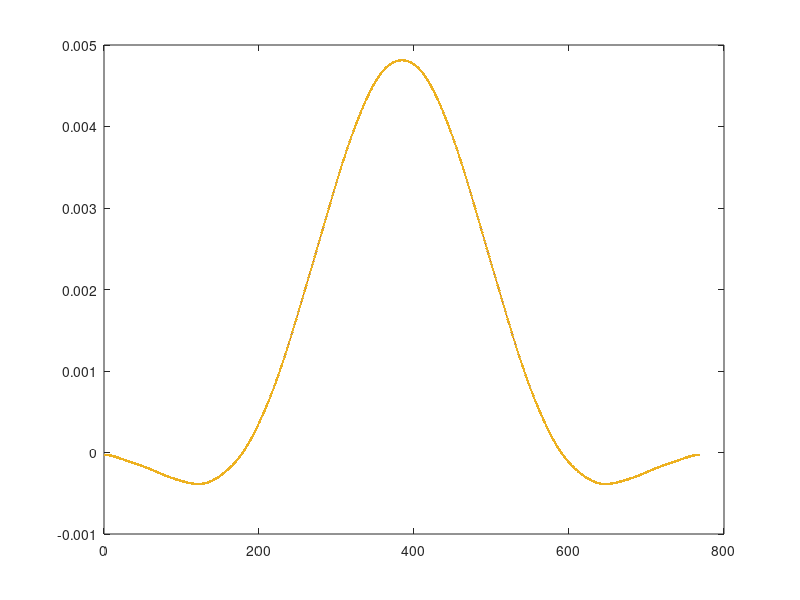
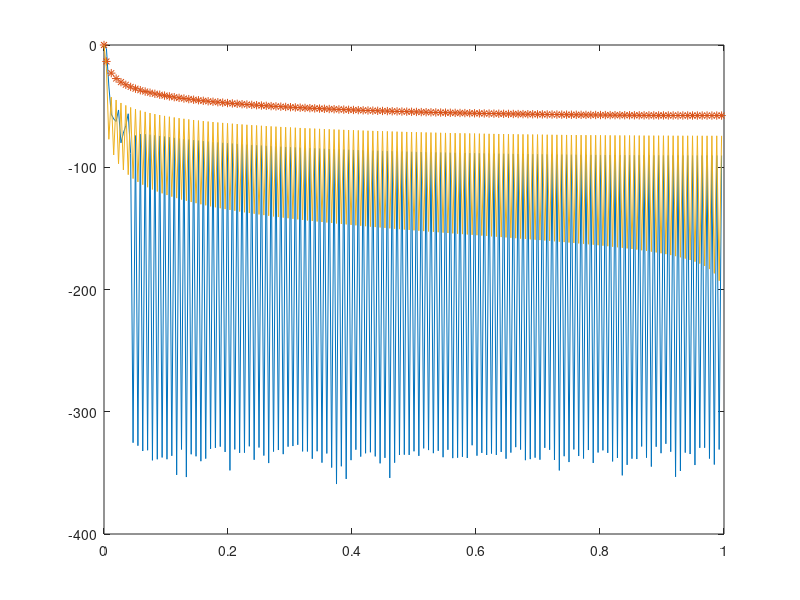

Here is the MATLAB script that generated these plots, in order:
close all;
clc;
clear all;
filter_coeff=[-0.000030328878, -0.000030577072, -0.000031071936, -0.000031810440, ...
        -0.000032788081, -0.000033998941, -0.000035435750, -0.000037089977, ...
        -0.000038951924, -0.000041010841, -0.000043255049, -0.000045672075, ...
        -0.000048248791, -0.000050971567, -0.000053826416, -0.000056799157, ...
        -0.000059875563, -0.000063041519, -0.000066283168, -0.000069587057, ...
        -0.000072940270, -0.000076330559, -0.000079746457, -0.000083177384, ...
        -0.000086613733, -0.000090046951, -0.000093469597, -0.000096875386, ...
        -0.000100259219, -0.000103617193, -0.000106946596, -0.000110245887, ...
        -0.000113514662, -0.000116753598, -0.000119964392, -0.000123149681, ...
        -0.000126312954, -0.000129458453, -0.000132591065, -0.000135716209, ...
        -0.000138839714, -0.000141967702, -0.000145106460, -0.000148262318, ...
        -0.000151441530, -0.000154650156, -0.000157893954, -0.000161178271, ...
        -0.000164507953, -0.000167887260, -0.000171319789, -0.000174808415, ...
        -0.000178355242, -0.000181961566, -0.000185627852, -0.000189353730, ...
        -0.000193137994, -0.000196978626, -0.000200872823, -0.000204817042, ...
        -0.000208807055, -0.000212838013, -0.000216904517, -0.000221000704, ...
        -0.000225120328, -0.000229256857, -0.000233403563, -0.000237553622, ...
        -0.000241700207, -0.000245836584, -0.000249956200, -0.000254052771, ...
        -0.000258120361, -0.000262153450, -0.000266147004, -0.000270096521, ...
        -0.000273998076, -0.000277848354, -0.000281644665, -0.000285384955, ...
        -0.000289067796, -0.000292692375, -0.000296258456, -0.000299766348, ...
        -0.000303216849, -0.000306611182, -0.000309950933, -0.000313237965, ...
        -0.000316474338, -0.000319662220, -0.000322803792, -0.000325901155, ...
        -0.000328956235, -0.000331970689, -0.000334945811, -0.000337882450, ...
        -0.000340780925, -0.000343640950, -0.000346461575, -0.000349241120, ...
        -0.000351977139, -0.000354666377, -0.000357304758, -0.000359887364, ...
        -0.000362408450, -0.000364861452, -0.000367239018, -0.000369533056, ...
        -0.000371734777, -0.000373834773, -0.000375823080, -0.000377689276, ...
        -0.000379422563, -0.000381011877, -0.000382445990, -0.000383713619, ...
        -0.000384803542, -0.000385704709, -0.000386406356, -0.000386898114, ...
        -0.000387170118, -0.000387213101, -0.000387018495, -0.000386578507, ...
        -0.000385886201, -0.000384935557, -0.000383721524, -0.000382240056, ...
        -0.000380488141, -0.000378463812, -0.000376166139, -0.000373595219, ...
        -0.000370752142, -0.000367638943, -0.000364258554, -0.000360614724, ...
        -0.000356711946, -0.000352555363, -0.000348150670, -0.000343504007, ...
        -0.000338621843, -0.000333510867, -0.000328177859, -0.000322629576, ...
        -0.000316872631, -0.000310913376, -0.000304757787, -0.000298411360, ...
        -0.000291879010, -0.000285164980, -0.000278272762, -0.000271205024, ...
        -0.000263963554, -0.000256549216, -0.000248961920, -0.000241200601, ...
        -0.000233263221, -0.000225146777, -0.000216847326, -0.000208360028, ...
        -0.000199679191, -0.000190798343, -0.000181710300, -0.000172407255, ...
        -0.000162880871, -0.000153122383, -0.000143122702, -0.000132872532, ...
        -0.000122362479, -0.000111583170, -0.000100525363, -0.000089180064, ...
        -0.000077538630, -0.000065592878, -0.000053335171, -0.000040758515, ...
        -0.000027856630, -0.000014624018, -0.000001056021, 0.000012851138, ...
        0.000027100327, 0.000041693485, 0.000056631617, 0.000071914809, ...
        0.000087542246, 0.000103512249, 0.000119822322, 0.000136469211, ...
        0.000153448970, 0.000170757041, 0.000188388336, 0.000206337332, ...
        0.000224598164, 0.000243164726, 0.000262030769, 0.000281190009, ...
        0.000300636218, 0.000320363327, 0.000340365516, 0.000360637298, ...
        0.000381173598, 0.000401969827, 0.000423021935, 0.000444326464, ...
        0.000465880589, 0.000487682136, 0.000509729602, 0.000532022152, ...
        0.000554559610, 0.000577342430, 0.000600371663, 0.000623648909, ...
        0.000647176257, 0.000670956213, 0.000694991628, 0.000719285612, ...
        0.000743841437, 0.000768662450, 0.000793751965, 0.000819113166, ...
        0.000844749009, 0.000870662116, 0.000896854682, 0.000923328383, ...
        0.000950084291, 0.000977122793, 0.001004443523, 0.001032045304, ...
        0.001059926097, 0.001088082964, 0.001116512045, 0.001145208547, ...
        0.001174166740, 0.001203379980, 0.001232840729, 0.001262540599, ...
        0.001292470407, 0.001322620233, 0.001352979500, 0.001383537057, ...
        0.001414281270, 0.001445200126, 0.001476281334, 0.001507512436, ...
        0.001538880923, 0.001570374340, 0.001601980408, 0.001633687126, ...
        0.001665482879, 0.001697356541, 0.001729297566, 0.001761296070, ...
        0.001793342912, 0.001825429752, 0.001857549108, 0.001889694393, ...
        0.001921859941, 0.001954041023, 0.001986233843, 0.002018435527, ...
        0.002050644089, 0.002082858396, 0.002115078108, 0.002147303617, ...
        0.002179535967, 0.002211776768, 0.002244028101, 0.002276292416, ...
        0.002308572425, 0.002340870987, 0.002373190996, 0.002405535266, ...
        0.002437906415, 0.002470306756, 0.002502738185, 0.002535202083, ...
        0.002567699223, 0.002600229679, 0.002632792754, 0.002665386912, ...
        0.002698009728, 0.002730657846, 0.002763326951, 0.002796011756, ...
        0.002828706000, 0.002861402467, 0.002894093007, 0.002926768579, ...
        0.002959419304, 0.002992034530, 0.003024602902, 0.003057112453, ...
        0.003089550693, 0.003121904707, 0.003154161264, 0.003186306922, ...
        0.003218328139, 0.003250211388, 0.003281943260, 0.003313510581, ...
        0.003344900504, 0.003376100618, 0.003407099027, 0.003437884440, ...
        0.003468446237, 0.003498774536, 0.003528860235, 0.003558695057, ...
        0.003588271569, 0.003617583196, 0.003646624221, 0.003675389765, ...
        0.003703875769, 0.003732078943, 0.003759996728, 0.003787627222, ...
        0.003814969120, 0.003842021626, 0.003868784372, 0.003895257323, ...
        0.003921440679, 0.003947334780, 0.003972940002, 0.003998256657, ...
        0.004023284898, 0.004048024621, 0.004072475378, 0.004096636296, ...
        0.004120505997, 0.004144082539, 0.004167363355, 0.004190345212, ...
        0.004213024178, 0.004235395601, 0.004257454099, 0.004279193573, ...
        0.004300607214, 0.004321687545, 0.004342426454, 0.004362815256, ...
        0.004382844754, 0.004402505313, 0.004421786948, 0.004440679412, ...
        0.004459172292, 0.004477255113, 0.004494917441, 0.004512148992, ...
        0.004528939733, 0.004545279991, 0.004561160551, 0.004576572754, ...
        0.004591508584, 0.004605960752, 0.004619922770, 0.004633389009, ...
        0.004646354755, 0.004658816245, 0.004670770698, 0.004682216325, ...
        0.004693152332, 0.004703578904, 0.004713497184, 0.004722909228, ...
        0.004731817958, 0.004740227096, 0.004748141095, 0.004755565048, ...
        0.004762504603, 0.004768965859, 0.004774955265, 0.004780479506, ...
        0.004785545399, 0.004790159771, 0.004794329357, 0.004798060681, ...
        0.004801359958, 0.004804232990, 0.004806685075, 0.004808720919, ...
        0.004810344567, 0.004811559332, 0.004812367747, 0.004812771523, ...
        0.004812771523, 0.004812367747, 0.004811559332, 0.004810344567, ...
        0.004808720919, 0.004806685075, 0.004804232990, 0.004801359958, ...
        0.004798060681, 0.004794329357, 0.004790159771, 0.004785545399, ...
        0.004780479506, 0.004774955265, 0.004768965859, 0.004762504603, ...
        0.004755565048, 0.004748141095, 0.004740227096, 0.004731817958, ...
        0.004722909228, 0.004713497184, 0.004703578904, 0.004693152332, ...
        0.004682216325, 0.004670770698, 0.004658816245, 0.004646354755, ...
        0.004633389009, 0.004619922770, 0.004605960752, 0.004591508584, ...
        0.004576572754, 0.004561160551, 0.004545279991, 0.004528939733, ...
        0.004512148992, 0.004494917441, 0.004477255113, 0.004459172292, ...
        0.004440679412, 0.004421786948, 0.004402505313, 0.004382844754, ...
        0.004362815256, 0.004342426454, 0.004321687545, 0.004300607214, ...
        0.004279193573, 0.004257454099, 0.004235395601, 0.004213024178, ...
        0.004190345212, 0.004167363355, 0.004144082539, 0.004120505997, ...
        0.004096636296, 0.004072475378, 0.004048024621, 0.004023284898, ...
        0.003998256657, 0.003972940002, 0.003947334780, 0.003921440679, ...
        0.003895257323, 0.003868784372, 0.003842021626, 0.003814969120, ...
        0.003787627222, 0.003759996728, 0.003732078943, 0.003703875769, ...
        0.003675389765, 0.003646624221, 0.003617583196, 0.003588271569, ...
        0.003558695057, 0.003528860235, 0.003498774536, 0.003468446237, ...
        0.003437884440, 0.003407099027, 0.003376100618, 0.003344900504, ...
        0.003313510581, 0.003281943260, 0.003250211388, 0.003218328139, ...
        0.003186306922, 0.003154161264, 0.003121904707, 0.003089550693, ...
        0.003057112453, 0.003024602902, 0.002992034530, 0.002959419304, ...
        0.002926768579, 0.002894093007, 0.002861402467, 0.002828706000, ...
        0.002796011756, 0.002763326951, 0.002730657846, 0.002698009728, ...
        0.002665386912, 0.002632792754, 0.002600229679, 0.002567699223, ...
        0.002535202083, 0.002502738185, 0.002470306756, 0.002437906415, ...
        0.002405535266, 0.002373190996, 0.002340870987, 0.002308572425, ...
        0.002276292416, 0.002244028101, 0.002211776768, 0.002179535967, ...
        0.002147303617, 0.002115078108, 0.002082858396, 0.002050644089, ...
        0.002018435527, 0.001986233843, 0.001954041023, 0.001921859941, ...
        0.001889694393, 0.001857549108, 0.001825429752, 0.001793342912, ...
        0.001761296070, 0.001729297566, 0.001697356541, 0.001665482879, ...
        0.001633687126, 0.001601980408, 0.001570374340, 0.001538880923, ...
        0.001507512436, 0.001476281334, 0.001445200126, 0.001414281270, ...
        0.001383537057, 0.001352979500, 0.001322620233, 0.001292470407, ...
        0.001262540599, 0.001232840729, 0.001203379980, 0.001174166740, ...
        0.001145208547, 0.001116512045, 0.001088082964, 0.001059926097, ...
        0.001032045304, 0.001004443523, 0.000977122793, 0.000950084291, ...
        0.000923328383, 0.000896854682, 0.000870662116, 0.000844749009, ...
        0.000819113166, 0.000793751965, 0.000768662450, 0.000743841437, ...
        0.000719285612, 0.000694991628, 0.000670956213, 0.000647176257, ...
        0.000623648909, 0.000600371663, 0.000577342430, 0.000554559610, ...
        0.000532022152, 0.000509729602, 0.000487682136, 0.000465880589, ...
        0.000444326464, 0.000423021935, 0.000401969827, 0.000381173598, ...
        0.000360637298, 0.000340365516, 0.000320363327, 0.000300636218, ...
        0.000281190009, 0.000262030769, 0.000243164726, 0.000224598164, ...
        0.000206337332, 0.000188388336, 0.000170757041, 0.000153448970, ...
        0.000136469211, 0.000119822322, 0.000103512249, 0.000087542246, ...
        0.000071914809, 0.000056631617, 0.000041693485, 0.000027100327, ...
        0.000012851138, -0.000001056021, -0.000014624018, -0.000027856630, ...
        -0.000040758515, -0.000053335171, -0.000065592878, -0.000077538630, ...
        -0.000089180064, -0.000100525363, -0.000111583170, -0.000122362479, ...
        -0.000132872532, -0.000143122702, -0.000153122383, -0.000162880871, ...
        -0.000172407255, -0.000181710300, -0.000190798343, -0.000199679191, ...
        -0.000208360028, -0.000216847326, -0.000225146777, -0.000233263221, ...
        -0.000241200601, -0.000248961920, -0.000256549216, -0.000263963554, ...
        -0.000271205024, -0.000278272762, -0.000285164980, -0.000291879010, ...
        -0.000298411360, -0.000304757787, -0.000310913376, -0.000316872631, ...
        -0.000322629576, -0.000328177859, -0.000333510867, -0.000338621843, ...
        -0.000343504007, -0.000348150670, -0.000352555363, -0.000356711946, ...
        -0.000360614724, -0.000364258554, -0.000367638943, -0.000370752142, ...
        -0.000373595219, -0.000376166139, -0.000378463812, -0.000380488141, ...
        -0.000382240056, -0.000383721524, -0.000384935557, -0.000385886201, ...
        -0.000386578507, -0.000387018495, -0.000387213101, -0.000387170118, ...
        -0.000386898114, -0.000386406356, -0.000385704709, -0.000384803542, ...
        -0.000383713619, -0.000382445990, -0.000381011877, -0.000379422563, ...
        -0.000377689276, -0.000375823080, -0.000373834773, -0.000371734777, ...
        -0.000369533056, -0.000367239018, -0.000364861452, -0.000362408450, ...
        -0.000359887364, -0.000357304758, -0.000354666377, -0.000351977139, ...
        -0.000349241120, -0.000346461575, -0.000343640950, -0.000340780925, ...
        -0.000337882450, -0.000334945811, -0.000331970689, -0.000328956235, ...
        -0.000325901155, -0.000322803792, -0.000319662220, -0.000316474338, ...
        -0.000313237965, -0.000309950933, -0.000306611182, -0.000303216849, ...
        -0.000299766348, -0.000296258456, -0.000292692375, -0.000289067796, ...
        -0.000285384955, -0.000281644665, -0.000277848354, -0.000273998076, ...
        -0.000270096521, -0.000266147004, -0.000262153450, -0.000258120361, ...
        -0.000254052771, -0.000249956200, -0.000245836584, -0.000241700207, ...
        -0.000237553622, -0.000233403563, -0.000229256857, -0.000225120328, ...
        -0.000221000704, -0.000216904517, -0.000212838013, -0.000208807055, ...
        -0.000204817042, -0.000200872823, -0.000196978626, -0.000193137994, ...
        -0.000189353730, -0.000185627852, -0.000181961566, -0.000178355242, ...
        -0.000174808415, -0.000171319789, -0.000167887260, -0.000164507953, ...
        -0.000161178271, -0.000157893954, -0.000154650156, -0.000151441530, ...
        -0.000148262318, -0.000145106460, -0.000141967702, -0.000138839714, ...
        -0.000135716209, -0.000132591065, -0.000129458453, -0.000126312954, ...
        -0.000123149681, -0.000119964392, -0.000116753598, -0.000113514662, ...
        -0.000110245887, -0.000106946596, -0.000103617193, -0.000100259219, ...
        -0.000096875386, -0.000093469597, -0.000090046951, -0.000086613733, ...
        -0.000083177384, -0.000079746457, -0.000076330559, -0.000072940270, ...
        -0.000069587057, -0.000066283168, -0.000063041519, -0.000059875563, ...
        -0.000056799157, -0.000053826416, -0.000050971567, -0.000048248791, ...
        -0.000045672075, -0.000043255049, -0.000041010841, -0.000038951924, ...
        -0.000037089977, -0.000035435750, -0.000033998941, -0.000032788081, ...
        -0.000031810440, -0.000031071936, -0.000030577072, -0.000030328878];
token = [4.082482904638630e-001 * sqrt(0.5)  -3.004261596374099e-017
    -5.282181998520569e-001 8.225260197957544e-018
    2.399888152683055e-001  -5.733259464062257e-017
    -1.209426510735405e-002 6.365366430137442e-018
    1.846294773620827e-005  -4.145515408357529e-018
    6.120179006378732e-004  -1.425483598645417e-017
    5.499197872127104e-004  3.338200835541673e-017
    3.330512243432287e-004  -3.991445470685697e-018
    1.174539197140093e-004  8.134817722064635e-018
    1.271175953190277e-003  1.061081289889354e-016
    5.904772354521236e-004  4.261935782680764e-018
    2.547449951754077e-004  -1.989653107221370e-018
    1.439335536944256e-004  1.032861020696383e-017
    8.379821248584243e-005  2.637946926618362e-018
    6.459175728329905e-005  -4.337403675070662e-018
    8.917856010668035e-004  5.921434018767376e-018];

dut = [-0.005490
-0.005535
-0.005625
-0.005758
-0.005935
-0.006154
-0.006415
-0.006714
-0.007051
-0.007424
-0.007830
-0.008268
-0.008734
-0.009227
-0.009744
-0.010282
-0.010839
-0.011412
-0.011999
-0.012597
-0.013204
-0.013817
-0.014436
-0.015057
-0.015679
-0.016300
-0.016920
-0.017536
-0.018149
-0.018757
-0.019359
-0.019957
-0.020548
-0.021135
-0.021716
-0.022292
-0.022865
-0.023434
-0.024002
-0.024567
-0.025133
-0.025699
-0.026267
-0.026838
-0.027414
-0.027995
-0.028582
-0.029176
-0.029779
-0.030391
-0.031012
-0.031644
-0.032286
-0.032939
-0.033602
-0.034277
-0.034962
-0.035657
-0.036362
-0.037076
-0.037798
-0.038528
-0.039264
-0.040005
-0.040751
-0.041500
-0.042251
-0.043002
-0.043752
-0.044501
-0.045247
-0.045988
-0.046725
-0.047455
-0.048178
-0.048893
-0.049599
-0.050296
-0.050983
-0.051660
-0.052327
-0.052983
-0.053629
-0.054264
-0.054888
-0.055503
-0.056107
-0.056702
-0.057288
-0.057865
-0.058434
-0.058994
-0.059547
-0.060093
-0.060632
-0.061163
-0.061688
-0.062206
-0.062716
-0.063219
-0.063715
-0.064201
-0.064679
-0.065147
-0.065603
-0.066047
-0.066477
-0.066893
-0.067291
-0.067671
-0.068031
-0.068369
-0.068683
-0.068971
-0.069230
-0.069460
-0.069657
-0.069820
-0.069947
-0.070036
-0.070085
-0.070093
-0.070058
-0.069978
-0.069853
-0.069681
-0.069461
-0.069193
-0.068876
-0.068509
-0.068093
-0.067628
-0.067113
-0.066550
-0.065938
-0.065278
-0.064572
-0.063819
-0.063022
-0.062181
-0.061297
-0.060372
-0.059407
-0.058402
-0.057360
-0.056281
-0.055167
-0.054018
-0.052836
-0.051620
-0.050373
-0.049093
-0.047782
-0.046440
-0.045067
-0.043662
-0.042225
-0.040756
-0.039254
-0.037717
-0.036146
-0.034538
-0.032893
-0.031209
-0.029485
-0.027718
-0.025908
-0.024052
-0.022150
-0.020199
-0.018197
-0.016143
-0.014036
-0.011874
-0.009655
-0.007378
-0.005043
-0.002647
-0.000191
0.002326
0.004906
0.007547
0.010251
0.013018
0.015847
0.018738
0.021690
0.024704
0.027777
0.030910
0.034102
0.037351
0.040657
0.044018
0.047433
0.050901
0.054421
0.057992
0.061613
0.065282
0.069000
0.072764
0.076575
0.080432
0.084333
0.088280
0.092271
0.096306
0.100386
0.104510
0.108679
0.112893
0.117151
0.121456
0.125807
0.130205
0.134650
0.139143
0.143684
0.148275
0.152916
0.157607
0.162348
0.167140
0.171984
0.176878
0.181824
0.186820
0.191867
0.196964
0.202110
0.207305
0.212547
0.217835
0.223168
0.228544
0.233962
0.239420
0.244916
0.250447
0.256012
0.261609
0.267236
0.272889
0.278567
0.284268
0.289989
0.295729
0.301485
0.307254
0.313036
0.318829
0.324630
0.330438
0.336252
0.342071
0.347894
0.353719
0.359547
0.365376
0.371206
0.377038
0.382870
0.388703
0.394538
0.400374
0.406213
0.412053
0.417896
0.423743
0.429593
0.435448
0.441308
0.447173
0.453044
0.458921
0.464803
0.470692
0.476587
0.482487
0.488392
0.494302
0.500216
0.506132
0.512050
0.517969
0.523887
0.529802
0.535712
0.541616
0.547512
0.553396
0.559268
0.565125
0.570964
0.576783
0.582580
0.588351
0.594095
0.599810
0.605492
0.611140
0.616751
0.622324
0.627856
0.633346
0.638792
0.644193
0.649547
0.654853
0.660109
0.665317
0.670473
0.675579
0.680632
0.685634
0.690583
0.695480
0.700325
0.705117
0.709857
0.714544
0.719179
0.723762
0.728292
0.732771
0.737197
0.741570
0.745891
0.750159
0.754373
0.758533
0.762639
0.766689
0.770682
0.774617
0.778493
0.782309
0.786063
0.789754
0.793380
0.796939
0.800429
0.803849
0.807196
0.810470
0.813667
0.816786
0.819826
0.822784
0.825658
0.828448
0.831152
0.833768
0.836295
0.838733
0.841080
0.843336
0.845500
0.847572
0.849551
0.851439
0.853234
0.854938
0.856551
0.858073
0.859505
0.860849
0.862105
0.863275
0.864359
0.865359
0.866276
0.867112
0.867866
0.868542
0.869139
0.869659
0.870103
0.870471
0.870766
0.870985
0.871132
0.871205
0.871205
0.871132
0.870985
0.870766
0.870471
0.870103
0.869659
0.869139
0.868542
0.867866
0.867112
0.866276
0.865359
0.864359
0.863275
0.862105
0.860849
0.859505
0.858073
0.856551
0.854938
0.853234
0.851439
0.849551
0.847572
0.845500
0.843336
0.841080
0.838733
0.836295
0.833768
0.831152
0.828448
0.825658
0.822784
0.819826
0.816786
0.813667
0.810470
0.807197
0.803849
0.800429
0.796939
0.793380
0.789754
0.786063
0.782309
0.778493
0.774617
0.770682
0.766689
0.762639
0.758533
0.754373
0.750159
0.745891
0.741571
0.737197
0.732771
0.728292
0.723762
0.719179
0.714544
0.709857
0.705117
0.700325
0.695480
0.690583
0.685634
0.680632
0.675579
0.670473
0.665317
0.660110
0.654853
0.649546
0.644193
0.638792
0.633346
0.627856
0.622324
0.616751
0.611139
0.605492
0.599809
0.594095
0.588351
0.582580
0.576783
0.570964
0.565125
0.559268
0.553396
0.547512
0.541616
0.535712
0.529802
0.523887
0.517969
0.512050
0.506132
0.500216
0.494302
0.488392
0.482487
0.476586
0.470692
0.464803
0.458920
0.453044
0.447173
0.441308
0.435448
0.429593
0.423743
0.417896
0.412053
0.406213
0.400374
0.394538
0.388704
0.382870
0.377037
0.371206
0.365376
0.359547
0.353719
0.347894
0.342071
0.336252
0.330438
0.324630
0.318828
0.313036
0.307254
0.301485
0.295729
0.289989
0.284268
0.278567
0.272889
0.267235
0.261609
0.256012
0.250447
0.244916
0.239420
0.233962
0.228544
0.223168
0.217835
0.212547
0.207305
0.202110
0.196964
0.191867
0.186820
0.181824
0.176878
0.171984
0.167140
0.162348
0.157607
0.152916
0.148275
0.143684
0.139143
0.134650
0.130205
0.125807
0.121456
0.117151
0.112893
0.108679
0.104510
0.100386
0.096306
0.092271
0.088280
0.084333
0.080432
0.076575
0.072764
0.069000
0.065282
0.061613
0.057992
0.054421
0.050901
0.047433
0.044018
0.040657
0.037351
0.034102
0.030910
0.027777
0.024704
0.021690
0.018738
0.015847
0.013018
0.010251
0.007547
0.004906
0.002326
-0.000191
-0.002647
-0.005043
-0.007378
-0.009655
-0.011874
-0.014036
-0.016143
-0.018197
-0.020199
-0.022150
-0.024052
-0.025908
-0.027718
-0.029485
-0.031209
-0.032893
-0.034538
-0.036146
-0.037717
-0.039254
-0.040756
-0.042225
-0.043662
-0.045067
-0.046440
-0.047783
-0.049093
-0.050373
-0.051620
-0.052836
-0.054018
-0.055167
-0.056281
-0.057360
-0.058402
-0.059407
-0.060372
-0.061297
-0.062181
-0.063022
-0.063819
-0.064572
-0.065278
-0.065938
-0.066550
-0.067113
-0.067628
-0.068093
-0.068509
-0.068876
-0.069193
-0.069461
-0.069681
-0.069853
-0.069978
-0.070058
-0.070093
-0.070085
-0.070036
-0.069947
-0.069820
-0.069657
-0.069460
-0.069230
-0.068971
-0.068683
-0.068369
-0.068031
-0.067671
-0.067291
-0.066893
-0.066477
-0.066047
-0.065603
-0.065147
-0.064679
-0.064201
-0.063715
-0.063219
-0.062716
-0.062206
-0.061688
-0.061163
-0.060632
-0.060093
-0.059547
-0.058994
-0.058434
-0.057865
-0.057288
-0.056702
-0.056107
-0.055503
-0.054888
-0.054264
-0.053629
-0.052983
-0.052327
-0.051660
-0.050983
-0.050296
-0.049599
-0.048893
-0.048178
-0.047455
-0.046725
-0.045988
-0.045247
-0.044501
-0.043752
-0.043002
-0.042251
-0.041500
-0.040751
-0.040005
-0.039264
-0.038528
-0.037798
-0.037076
-0.036362
-0.035657
-0.034962
-0.034277
-0.033602
-0.032939
-0.032286
-0.031644
-0.031012
-0.030391
-0.029779
-0.029176
-0.028582
-0.027995
-0.027414
-0.026838
-0.026267
-0.025699
-0.025133
-0.024567
-0.024002
-0.023435
-0.022865
-0.022292
-0.021716
-0.021135
-0.020548
-0.019957
-0.019359
-0.018757
-0.018149
-0.017536
-0.016920
-0.016300
-0.015679
-0.015057
-0.014436
-0.013817
-0.013204
-0.012597
-0.011999
-0.011412
-0.010839
-0.010282
-0.009744
-0.009227
-0.008734
-0.008268
-0.007830
-0.007424
-0.007051
-0.006714
-0.006415
-0.006154
-0.005935
-0.005758
-0.005625
-0.005535
-0.005490
];
dut = dut.';
dut = dut * 0.00552427172802;
token = reshape(token, [1, 32]);

out=zeros(1, 768);

for i = 1:768
    for j = 1:32
        out(i) = out(i) + token(j) * cos(pi*(j-1)*(2*i-1)/(768));
    end
end

out = out * sqrt(2/768) * sqrt(256) * sqrt(128)/2048;

plot(filter_coeff);
hold on;
plot(out);
hold on;
plot(dut, '.');
% This is time inpulse response

% This is freq repsonse 
[h,w]=freqz(out, 1, 256);

r1 = rectwin(768);
[h1,w0] = freqz(r1,1,256);

r2 = hamming(768);
[h2, w2]=freqz(r2,1, 256);

figure;
plot(w/pi, 20*log10(abs(h/max(h))));
hold on;
plot(w0/pi,20*log10(abs(h1/max(h1))), '*');
hold on;
plot(w2/pi,20*log10(abs(h2/max(h2))));


